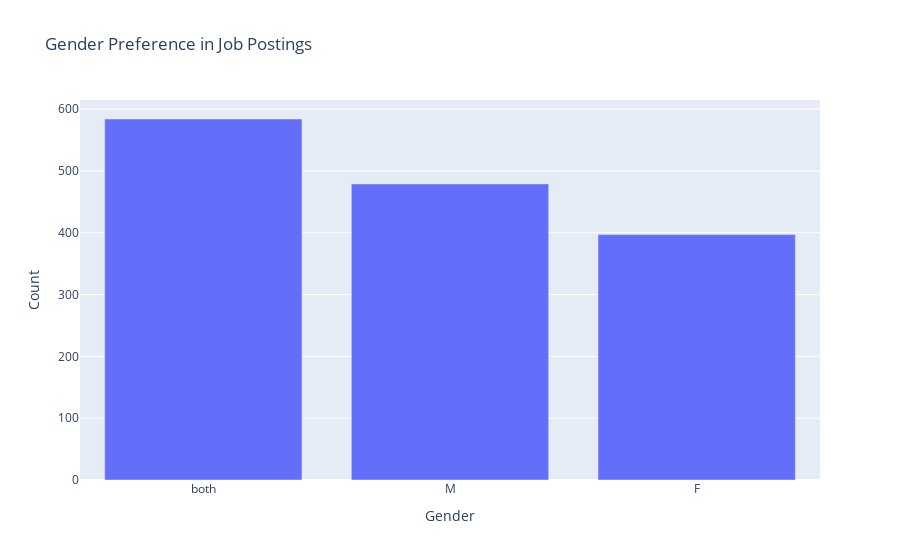

Here is the notebook cell this chart was saved with:
### Markdown cell above
**Categorical & Categorical --> (Stacked Column Chart)**

### Code cell
# Bar chart for job postings by gender
gender_counts = CJA['gender'].value_counts().reset_index()
gender_counts.columns = ['Gender', 'Count']

fig = px.bar(gender_counts, x='Gender', y='Count', title='Gender Preference in Job Postings')
fig.show()

### Figure 1 — Plotly figure (JSON) as saved in the notebook; plotly's stock layout.template omitted (floating-point values rounded to 4 significant figures)
{"data": [{"alignmentgroup": "True", "hovertemplate": "Gender=%{x}<br>Count=%{y}<extra></extra>", "legendgroup": "", "marker": {"color": "#636efa", "pattern": {"shape": ""}}, "name": "", "offsetgroup": "", "orientation": "v", "showlegend": false, "textposition": "auto", "type": "bar", "x": ["both", "M", "F"], "xaxis": "x", "y": [584, 479, 397], "yaxis": "y"}], "layout": {"autosize": true, "barmode": "relative", "legend": {"tracegroupgap": 0}, "title": {"text": "Gender Preference in Job Postings"}, "xaxis": {"anchor": "y", "autorange": true, "domain": [0, 1], "range": [-0.5, 2.5], "title": {"text": "Gender"}, "type": "category"}, "yaxis": {"anchor": "x", "autorange": true, "domain": [0, 1], "range": [0, 614.7], "title": {"text": "Count"}, "type": "linear"}}}
